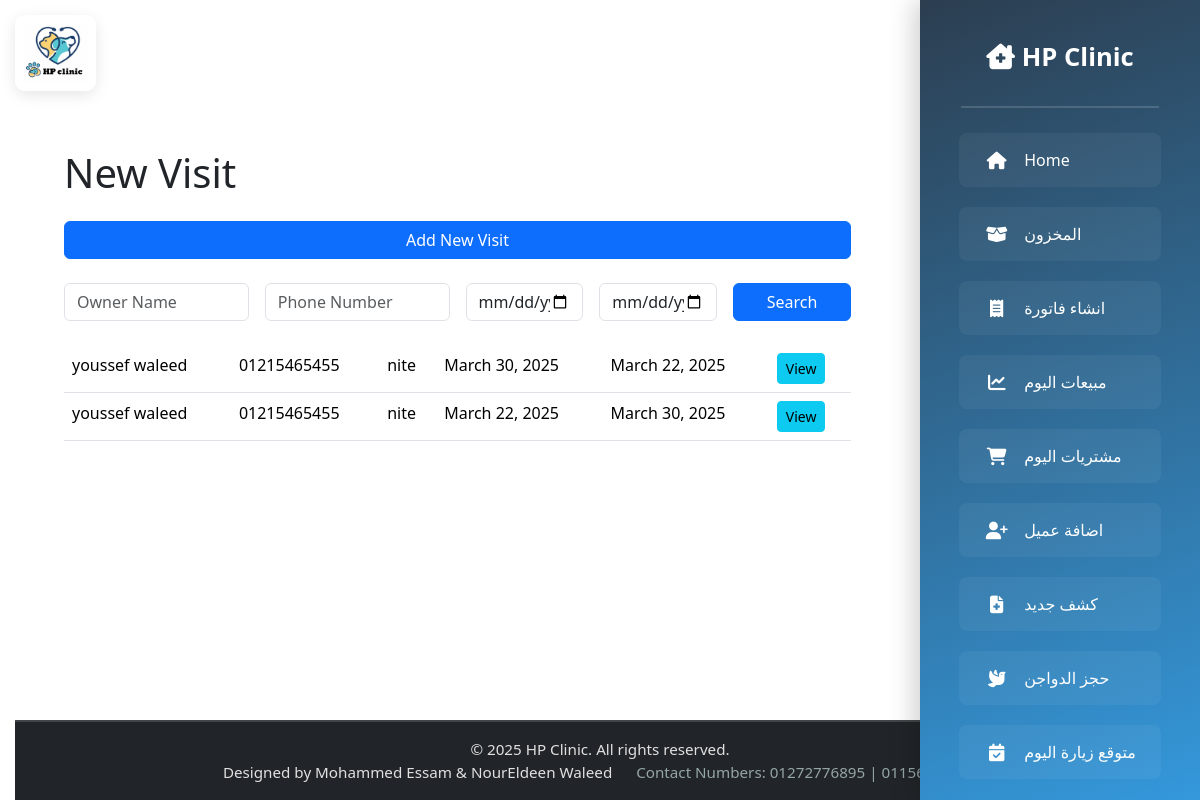
The page /visits/ (signed in) on the database its author committed.
### newvisit/models.py (models this page shows, shortened)
class Visit(models.Model):
    owner = models.ForeignKey(Owner, on_delete=models.CASCADE)
    pet_name = models.CharField(max_length=100)
    pet_type = models.ForeignKey(PetType, on_delete=models.CASCADE)
    sex = models.CharField(max_length=10)
    age = models.FloatField()
    weight_in_kg = models.FloatField()
    diagnosis = models.TextField()
    treatment = models.TextField()
    visit_date = models.DateField()
    next_check_date = models.DateField()

### owners/models.py (models this page shows, shortened)
class Owner(models.Model):
    SEX_CHOICES = [
        ('Male', 'Male'),
        ('Female', 'Female'),
        ('Not clear', 'Not clear'),
    ]
    name = models.CharField(max_length=100)
    phone_number = models.CharField(max_length=11)
    pet_name = models.CharField(max_length=100)
    pet_type = models.ForeignKey(PetType, on_delete=models.CASCADE)  # Change to CASCADE
    sex = models.CharField(max_length=10, choices=SEX_CHOICES)

### vetlogin/views.py (the view)
# urls.py: path('visits/', views.visits_list, name='visits_list'),
@login_required
def visits_list(request):
    visits = Visit.objects.all()
    owner_name = request.GET.get('owner_name', '')
    if owner_name:
        visits = visits.filter(owner__name__icontains=owner_name)
    phone_number = request.GET.get('phone_number', '')
    if phone_number:
        visits = visits.filter(owner__phone_number__icontains=phone_number)
    from_date = request.GET.get('from_date', '')
    to_date = request.GET.get('to_date', '')
    if from_date and to_date:
        visits = visits.filter(visit_date__range=[from_date, to_date])
    elif from_date:
        visits = visits.filter(visit_date__gte=from_date)
    elif to_date:
        visits = visits.filter(visit_date__lte=to_date)
    visits = visits.order_by('-visit_date')
    return render(request, 'newvisitspage/new_visit.html', {'visits': visits})

### templates/newvisitspage/new_visit.html (shortened to what this page needs)
{% extends 'base.html' %}
{% block content %}
<div class="container">
    <h1 class="mb-4">New Visit</h1>
    <a href="{% url 'add_visit' %}" class="btn btn-primary mb-4 w-100 w-md-auto">Add New Visit</a>
    <form method="GET" class="mb-4">
        <div class="row g-3">
            <div class="col-12 col-md-6 col-lg-3">
                <input type="text" id="owner_name" name="owner_name"
                       class="form-control" placeholder="Owner Name"
                       value="{{ request.GET.owner_name }}">
            </div>
            <div class="col-12 col-md-6 col-lg-3">
                <input type="text" id="phone_number" name="phone_number"
                       class="form-control" placeholder="Phone Number"
                       value="{{ request.GET.phone_number }}">
            </div>
            <div class="col-12 col-md-6 col-lg-2">
                <input type="date" id="from_date" name="from_date"
                       class="form-control" placeholder="From Date"
                       value="{{ request.GET.from_date }}">
            </div>
            <div class="col-12 col-md-6 col-lg-2">
                <input type="date" id="to_date" name="to_date"
                       class="form-control" placeholder="To Date"
                       value="{{ request.GET.to_date }}">
            </div>
            <div class="col-12 col-md-6 col-lg-2">
                <button type="submit" class="btn btn-primary w-100">Search</button>
            </div>
        </div>
    </form>
    <div class="table-responsive">
        <table class="table">
            <tbody>
                {% for visit in visits %}
                    <tr>
                        <td data-label="Owner">{{ visit.owner.name }}</td>
                        <td data-label="Phone">{{ visit.owner.phone_number }}</td>
                        <td data-label="Pet">{{ visit.pet_name }}</td>
                        <td data-label="Visit Date">{{ visit.visit_date }}</td>
                        <td data-label="Next Check">{{ visit.next_check_date }}</td>
                        <td data-label="Actions">
                            <a href="{% url 'view_visit' visit.id %}"
                               class="btn btn-info btn-sm">View</a>
                        </td>
                    </tr>
                {% empty %}
                    <tr>
                        <td colspan="6" class="text-center">No visits found</td>
                    </tr>
                {% endfor %}
            </tbody>
        </table>
    </div>
</div>
{% endblock %}

### templates/base.html (style rules this page uses)
html, body { height: 100%; overflow-x: hidden; font-family: 'Segoe UI', Tahoma, Geneva, Verdana, sans-serif; }

### templates/newvisitspage/new_visit.html (style rules this page uses)
@media (min-width: 768px) { .table-responsive { overflow-x: auto; } }

### rows shown on the page
Visit: owner.name "youssef waleed", owner.phone_number "01215465455", pet_name "nite", visit_date "March 30, 2025", next_check_date "March 22, 2025"
Visit: owner.name "youssef waleed", owner.phone_number "01215465455", pet_name "nite", visit_date "March 22, 2025", next_check_date "March 30, 2025"
